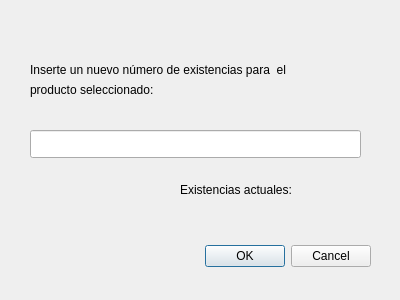
<?xml version="1.0" encoding="UTF-8"?>
<ui version="4.0">
 <class>formmodificarexistencias</class>
 <widget class="QDialog" name="formmodificarexistencias">
  <property name="geometry">
   <rect>
    <x>0</x>
    <y>0</y>
    <width>400</width>
    <height>300</height>
   </rect>
  </property>
  <property name="windowTitle">
   <string>Dialog</string>
  </property>
  <widget class="QDialogButtonBox" name="boxbtnNuevasExistencias">
   <property name="geometry">
    <rect>
     <x>30</x>
     <y>240</y>
     <width>341</width>
     <height>32</height>
    </rect>
   </property>
   <property name="orientation">
    <enum>Qt::Horizontal</enum>
   </property>
   <property name="standardButtons">
    <set>QDialogButtonBox::Cancel|QDialogButtonBox::Ok</set>
   </property>
  </widget>
  <widget class="QLineEdit" name="editNuevasExistencias">
   <property name="geometry">
    <rect>
     <x>30</x>
     <y>130</y>
     <width>331</width>
     <height>28</height>
    </rect>
   </property>
  </widget>
  <widget class="QLabel" name="labelNuevasExistencias1">
   <property name="geometry">
    <rect>
     <x>30</x>
     <y>60</y>
     <width>341</width>
     <height>20</height>
    </rect>
   </property>
   <property name="text">
    <string>Inserte un nuevo número de existencias para  el </string>
   </property>
  </widget>
  <widget class="QLabel" name="labelNuevasExistencias2">
   <property name="geometry">
    <rect>
     <x>30</x>
     <y>80</y>
     <width>291</width>
     <height>20</height>
    </rect>
   </property>
   <property name="text">
    <string>producto seleccionado:</string>
   </property>
  </widget>
  <widget class="QLabel" name="labeltITituloExistenciasActuales">
   <property name="geometry">
    <rect>
     <x>180</x>
     <y>180</y>
     <width>141</width>
     <height>20</height>
    </rect>
   </property>
   <property name="text">
    <string>Existencias actuales:</string>
   </property>
  </widget>
  <widget class="QLabel" name="labelExistenciasActuales">
   <property name="geometry">
    <rect>
     <x>320</x>
     <y>180</y>
     <width>61</width>
     <height>20</height>
    </rect>
   </property>
   <property name="text">
    <string/>
   </property>
  </widget>
 </widget>
 <resources/>
 <connections>
  <connection>
   <sender>boxbtnNuevasExistencias</sender>
   <signal>accepted()</signal>
   <receiver>formmodificarexistencias</receiver>
   <slot>accept()</slot>
   <hints>
    <hint type="sourcelabel">
     <x>248</x>
     <y>254</y>
    </hint>
    <hint type="destinationlabel">
     <x>157</x>
     <y>274</y>
    </hint>
   </hints>
  </connection>
  <connection>
   <sender>boxbtnNuevasExistencias</sender>
   <signal>rejected()</signal>
   <receiver>formmodificarexistencias</receiver>
   <slot>reject()</slot>
   <hints>
    <hint type="sourcelabel">
     <x>316</x>
     <y>260</y>
    </hint>
    <hint type="destinationlabel">
     <x>286</x>
     <y>274</y>
    </hint>
   </hints>
  </connection>
 </connections>
</ui>
